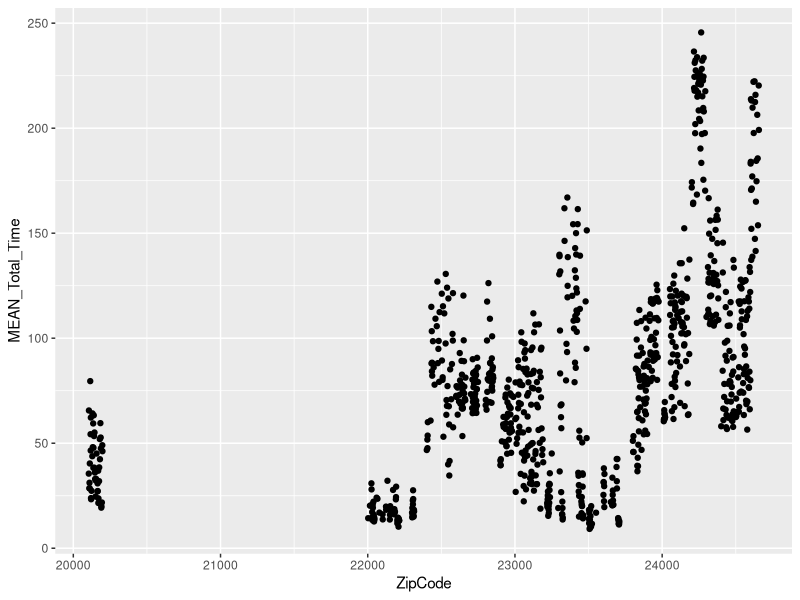
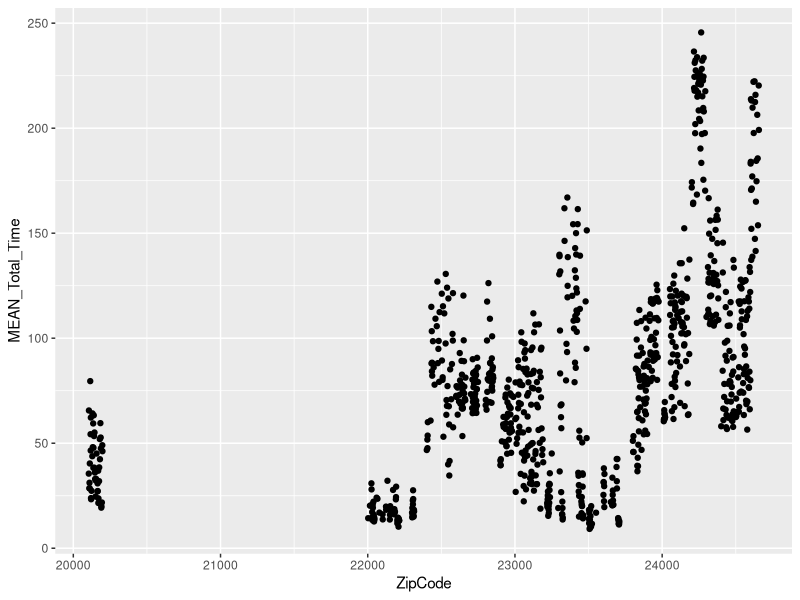

Source code (R) for these figures, in order:
## ---- chunk 1
knitr::opts_chunk$set(echo = TRUE)
library(ggplot2)
## ---- chunk 2

data <- read.csv(here::here("data/travel.csv"))

ggplot(data) + geom_point(aes(x=ZipCode, y=MEAN_Total_Time))

## ---- chunk 3

data <- read.csv("data/travel.csv")
ggplot(data) + geom_point(aes(x=ZipCode, y=MEAN_Total_Time))


